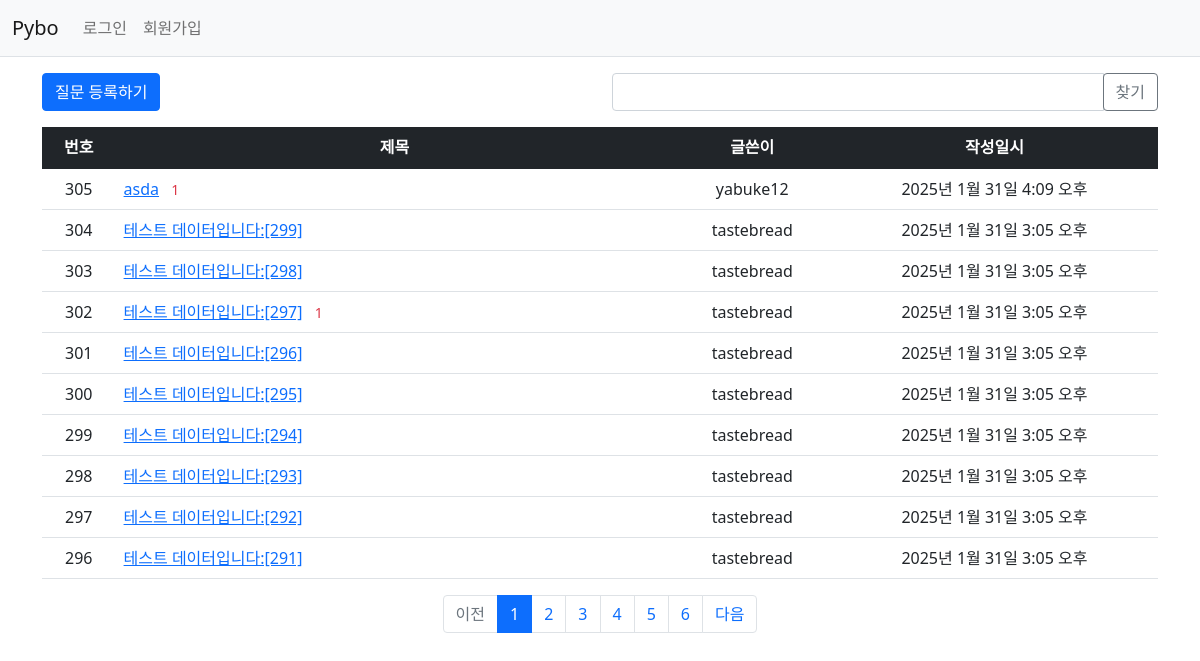
Page /pybo/ on the earlier database version.
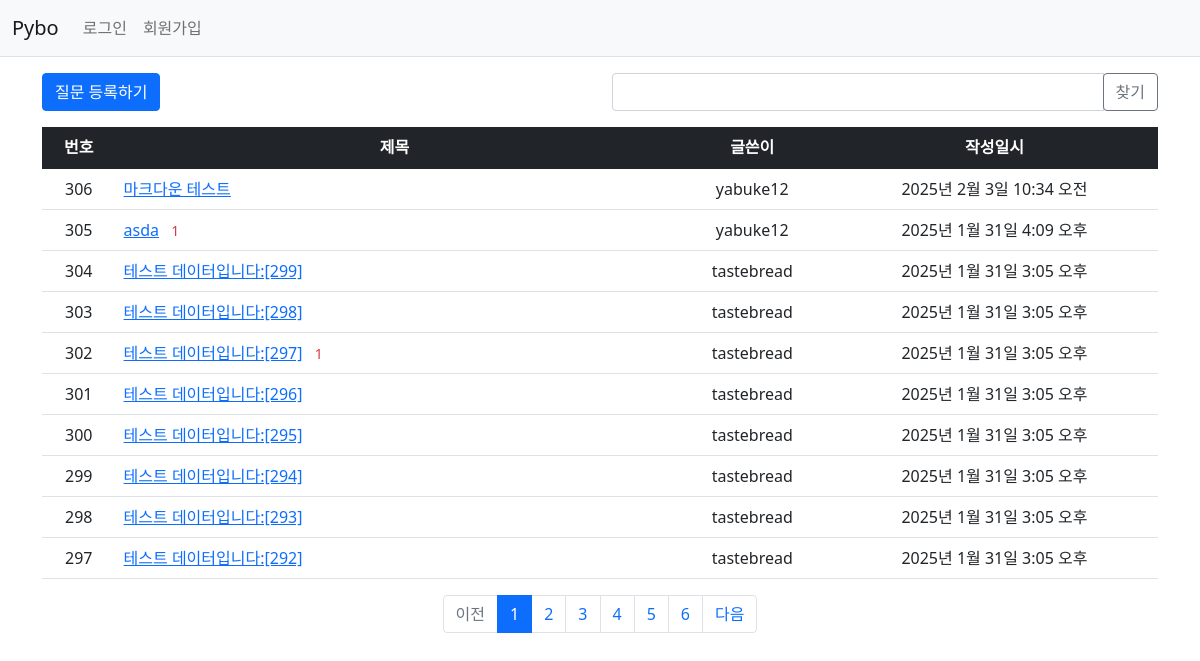
Same page on the later database version.
### pybo/models.py (models this page shows, shortened)
class Question(models.Model):
    author = models.ForeignKey(User, on_delete=models.CASCADE, related_name='author_question')
    subject = models.CharField(max_length=200)
    content = models.TextField()
    create_date = models.DateTimeField()
    modify_date = models.DateTimeField(null=True, blank=True)
    voter = models.ManyToManyField(User, related_name='voter_question')

### pybo/views/base_views.py (the view, shortened to what this page needs)
# urls.py: path('', base_views.index, name='index'),  # '/' 에 해당되는 path
def index(request):
    page = request.GET.get('page', '1')  # 페이지
    kw = request.GET.get('kw', '') #검색어
    question_list = Question.objects.order_by('-create_date')
    paginator = Paginator(question_list, 10)  # 페이지당 10개씩 보여주기
    page_obj = paginator.get_page(page)
    context = {'question_list': page_obj,'page': page, 'kw':kw}
    return render(request, 'pybo/question_list.html', context)

### pybo/templatetags/pybo_filter.py (called while the page is built)
@register.filter
def sub(value, arg):
    return value - arg

### templates/pybo/question_list.html (shortened to what this page needs)
{% extends 'base.html' %}
{% load pybo_filter %}
{% block content %}
<div class="container my-3">
    <div class="row my-3">
        <div class="col-6">
            <a href="{% url 'pybo:question_create' %}" class="btn btn-primary">질문 등록하기</a>
        </div>
        <div class="col-6">
            <div class="input-group">
                <input type="text" id="serch_kw" class="form-control" value="{{ kw|default_if_none:'' }}">
                <div class="input-group-append">
                    <button class="btn btn-outline-secondary" type="button" id="btn_search">찾기</button>
                </div>
            </div>
        </div>
    </div>
    <table class="table">
        <thead>
        <tr class="text-center table-dark">
            <th>번호</th>
            <th style="width:50%">제목</th>
            <th>글쓴이</th>
            <th>작성일시</th>
        </tr>
        </thead>
        <tbody>
        {% if question_list %}
        {% for question in question_list %}
        <tr class="text-center">
            <td>
                {{ question_list.paginator.count|sub:question_list.start_index|sub:forloop.counter0|add:1 }}
            </td>
            <td class="text-start">
                <a href="{% url 'pybo:detail' question.id %}">{{ question.subject }}</a>
                {% if question.answer_set.count > 0 %}
                <span class="text-danger small mx-2">{{ question.answer_set.count }}</span>
                {% endif %}
            </td>
            <td>{{ question.author.username }}</td>
            <td>{{ question.create_date }}</td>
        </tr>
        {% endfor %}
        {% else %}
        <tr>
            <td colspan="3">질문이 없습니다.</td>
        </tr>
        {% endif %}
        </tbody>
    </table>
    <ul class="pagination justify-content-center">
        {% if question_list.has_previous %}
        <li class="page-item">
            <a class="page-link" data-page="{{ question_list.previous_page_number }}"
            href="javascript:void(0)">이전</a>
        </li>
        {% else %}
        <li class="page-item disabled">
            <a class="page-link" tabindex="-1" aria-disabled="true" href="#">이전</a>
        </li>
        {% endif %}
        {% for page_number in question_list.paginator.page_range %}
        {% if page_number >= question_list.number|add:-5 and page_number <= question_list.number|add:5 %}
        {% if page_number == question_list.number %}
        <li class="page-item active" aria-current="page">
            <a class="page-link" data-page="{{ page_number }}"
            href="javascript:void(0)">{{ page_number }}</a>
        </li>
        {% else %}
        <li class="page-item">
            <a class="page-link" data-page="{{ page_number }}"
            href="javascript:void(0)">{{ page_number }}</a>
        </li>
        {% endif %}
        {% endif %}
        {% endfor %}
        {% if question_list.has_next %}
        <li class="page-item">
            <a class="page-link" data-page="{{ question_list.next_page_number }}"
            href="javascript:void(0)">다음</a>
        </li>
        {% else %}
        <li class="page-item disabled">
            <a class="page-link" tabindex="-1" aria-disabled="true" href="#">다음</a>
        </li>
        {% endif %}
    </ul>
</div>
{% endblock %}

Differences in the rows shown:
no longer on this page (row unchanged): Question: paginator.count|sub "296", subject "테스트 데이터입니다:[291]", author.username "tastebread", create_date "2025년 1월 31일 3:05 오후"
added Question: paginator.count|sub "306", subject "마크다운 테스트", author.username "yabuke12", create_date "2025년 2월 3일 10:34 오전"
